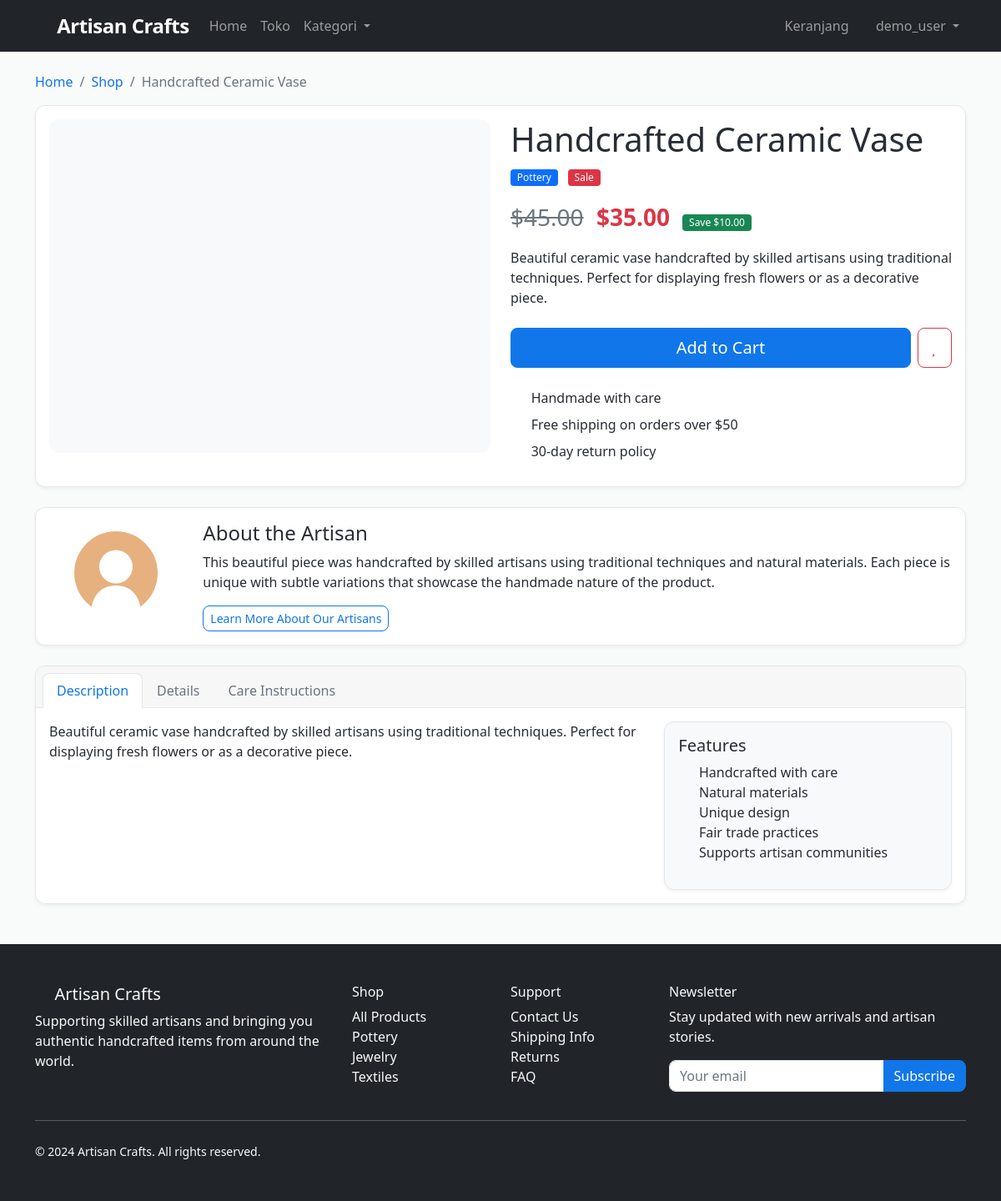
/product/handcrafted-ceramic-vase (signed in), run on the app's committed database.
### models.py (models this page shows, shortened)
class Item(db.Model):
    id = db.Column(db.Integer, primary_key=True)
    title = db.Column(db.String(200), nullable=False)
    slug = db.Column(db.String(200), unique=True, nullable=False)
    description = db.Column(db.Text, nullable=False)
    price = db.Column(db.Numeric(10, 2), nullable=False)
    discount_price = db.Column(db.Numeric(10, 2), nullable=True)
    image_url = db.Column(db.String(500), nullable=True)
    category_id = db.Column(db.Integer, db.ForeignKey('category.id'), nullable=False)
    label = db.Column(db.String(1), default='P')  # P=Primary, S=Secondary, D=Danger
    date_added = db.Column(db.DateTime, default=datetime.utcnow)
    order_items = db.relationship('OrderItem', backref='item', lazy=True)
    def get_add_to_cart_url(self):
        return f'/add-to-cart/{self.slug}'
    def get_remove_from_cart_url(self):
        return f'/remove-from-cart/{self.slug}'
    def get_label_display(self):
        if self.label == 'P':
            return 'primary'
        elif self.label == 'S':
            return 'secondary'
        elif self.label == 'D':
            return 'danger'
        return 'primary'

class Category(db.Model):
    id = db.Column(db.Integer, primary_key=True)
    code = db.Column(db.String(2), unique=True, nullable=False)
    name = db.Column(db.String(100), nullable=False)
    items = db.relationship('Item', backref='category', lazy=True)

### core/routes.py (the view)
@bp.route('/product/<slug>')
def product_detail(slug):
    item = Item.query.filter_by(slug=slug).first_or_404()
    return render_template('product_detail.html', item=item)

### core/routes.py (called while the page is built, shortened)
def get_or_create_order():
    if 'user_id' in session:
        order = Order.query.filter_by(user_id=session['user_id'], ordered=False).first()
        if not order:
            order = Order(user_id=session['user_id'])
            db.session.add(order)
            db.session.commit()
    return order

@bp.app_context_processor
def inject_cart_count():
    try:
        order = get_or_create_order()
        cart_count = order.get_item_count() if order else 0
    except:
        cart_count = 0
    return dict(cart_count=cart_count)

### models.py (called while the page is built)
    def get_item_count(self):
        return sum(item.quantity for item in self.items)

### templates/product_detail.html (shortened to what this page needs)
{% extends 'base.html' %}
{% block content %}
<div class="container mt-4">
    <nav aria-label="breadcrumb">
        <ol class="breadcrumb">
            <li class="breadcrumb-item"><a href="{{ url_for('core.home') }}">Home</a></li>
            <li class="breadcrumb-item"><a href="{{ url_for('core.products') }}">Shop</a></li>
            <li class="breadcrumb-item active" aria-current="page">{{ item.title }}</li>
        </ol>
    </nav>
    <div class="card">
        <div class="card-body">
            <div class="row">
                <div class="col-md-6 mb-4">
                    <div class="product-image-container">
                        {% if item.image_url %}
                        <img src="{{ item.image_url }}" class="img-fluid rounded" alt="{{ item.title }}">
                        {% else %}
                        <div class="product-placeholder rounded d-flex align-items-center justify-content-center" style="height: 400px; background-color: #f8f9fa;">
                            <i class="fas fa-image fa-5x text-muted"></i>
                        </div>
                        {% endif %}
                    </div>
                </div>
                <div class="col-md-6">
                    <h1 class="mb-2">{{ item.title }}</h1>
                    <div class="mb-3">
                        <span class="badge bg-{{ item.get_label_display() }} me-2">{{ item.category.name }}</span>
                        {% if item.discount_price %}
                        <span class="badge bg-danger">Sale</span>
                        {% endif %}
                    </div>
                    <div class="product-price fs-3 mb-3">
                        {% if item.discount_price %}
                        <span class="text-muted text-decoration-line-through me-2">${{ item.price }}</span>
                        <span class="fw-bold text-danger">${{ item.discount_price }}</span>
                        <span class="ms-2 badge bg-success">
                            Save ${{ "%.2f"|format(item.price - item.discount_price) }}
                        </span>
                        {% else %}
                        <span class="fw-bold">${{ item.price }}</span>
                        {% endif %}
                    </div>
                    <p class="mb-4">{{ item.description }}</p>
                    <div class="d-grid gap-2 d-md-flex mb-4">
                        <a href="{{ item.get_add_to_cart_url() }}" class="btn btn-primary btn-lg flex-grow-1">
                            <i class="fas fa-shopping-bag me-2"></i>Add to Cart
                        </a>
                        <a href="{{ item.get_remove_from_cart_url() }}" class="btn btn-outline-danger btn-lg">
                            <i class="fas fa-heart"></i>
                        </a>
                    </div>
                    <div class="product-meta">
                        <div class="mb-2">
                            <i class="fas fa-hands text-success me-2"></i>
                            <span>Handmade with care</span>
                        </div>
                        <div class="mb-2">
                            <i class="fas fa-truck text-muted me-2"></i>
                            <span>Free shipping on orders over $50</span>
                        </div>
                        <div>
                            <i class="fas fa-undo text-muted me-2"></i>
                            <span>30-day return policy</span>
                        </div>
                    </div>
                </div>
            </div>
        </div>
    </div>
    <div class="card mt-4">
        <div class="card-body">
            <div class="row align-items-center">
                <div class="col-md-2 text-center">
                    <svg width="100" height="100" viewBox="0 0 200 200" xmlns="http://www.w3.org/2000/svg" class="mb-2">
                        <circle cx="100" cy="100" r="100" fill="#e6b17e" />
                        <circle cx="100" cy="85" r="40" fill="#fff" />
                        <path d="M100,130 C60,130 40,160 40,200 L160,200 C160,160 140,130 100,130 Z" fill="#fff" />
                    </svg>
                </div>
                <div class="col-md-10">
                    <h4>About the Artisan</h4>
                    <p>This beautiful piece was handcrafted by skilled artisans using traditional techniques and natural materials. Each piece is unique with subtle variations that showcase the handmade nature of the product.</p>
                    <a href="#" class="btn btn-sm btn-outline-primary">Learn More About Our Artisans</a>
                </div>
            </div>
        </div>
    </div>
    <div class="card mt-4">
        <div class="card-header">
            <ul class="nav nav-tabs card-header-tabs" id="productTabs" role="tablist">
                <li class="nav-item" role="presentation">
                    <button class="nav-link active" id="description-tab" data-bs-toggle="tab" data-bs-target="#description" type="button" role="tab" aria-controls="description" aria-selected="true">
                        Description
                    </button>
                </li>
                <li class="nav-item" role="presentation">
                    <button class="nav-link" id="specifications-tab" data-bs-toggle="tab" data-bs-target="#specifications" type="button" role="tab" aria-controls="specifications" aria-selected="false">
                        Details
                    </button>
                </li>
                <li class="nav-item" role="presentation">
                    <button class="nav-link" id="care-tab" data-bs-toggle="tab" data-bs-target="#care" type="button" role="tab" aria-controls="care" aria-selected="false">
                        Care Instructions
                    </button>
                </li>
            </ul>
        </div>
        <div class="card-body">
            <div class="tab-content" id="productTabsContent">
                <div class="tab-pane fade show active" id="description" role="tabpanel" aria-labelledby="description-tab">
                    <div class="row">
                        <div class="col-md-8">
                            <p>{{ item.description }}</p>
                        </div>
                        <div class="col-md-4">
                            <div class="card bg-light">
                                <div class="card-body">
                                    <h5 class="card-title">Features</h5>
                                    <ul class="list-unstyled">
                                        <li><i class="fas fa-check text-success me-2"></i> Handcrafted with care</li>
                                        <li><i class="fas fa-check text-success me-2"></i> Natural materials</li>
                                        <li><i class="fas fa-check text-success me-2"></i> Unique design</li>
                                        <li><i class="fas fa-check text-success me-2"></i> Fair trade practices</li>
                                        <li><i class="fas fa-check text-success me-2"></i> Supports artisan communities</li>
                                    </ul>
                                </div>
                            </div>
                        </div>
                    </div>
                </div>
            </div>
        </div>
    </div>
</div>
{% endblock %}

### static/css/style.css (style rules this page uses)
:root { --primary-color: 212 87% 49%; --secondary-color: 30 70% 70%; --accent-color: 92 40% 40%; --background: 210 11% 98%; --card-background: 0 0% 100%; --text-primary: 220 13% 18%; --text-secondary: 220 9% 46%; --border-color: 220 13% 91%; }
body { font-family: 'Segoe UI', Tahoma, Geneva, Verdana, sans-serif; background-color: hsl(var(--background)); color: hsl(var(--text-primary)); }
.product-placeholder { height: 250px; background-color: hsl(var(--background)); display: flex; align-items: center; justify-content: center; color: hsl(var(--text-secondary)); }
.product-price { font-size: 1.1rem; }
.btn { border-radius: 8px; font-weight: 500; transition: all 0.3s ease; }
.btn-primary { background-color: hsl(var(--primary-color)); border-color: hsl(var(--primary-color)); }
.btn-outline-primary { color: hsl(var(--primary-color)); border-color: hsl(var(--primary-color)); }
.card { border: 1px solid hsl(var(--border-color)); border-radius: 12px; background-color: hsl(var(--card-background)); box-shadow: 0 2px 4px rgba(0,0,0,0.05); }
.card-header { border-bottom: 1px solid hsl(var(--border-color)); border-radius: 12px 12px 0 0 !important; }
.badge { font-size: 0.75rem; font-weight: 500; }
.product-image-container { position: relative; overflow: hidden; border-radius: 12px; }
.nav-tabs .nav-link { color: hsl(var(--text-secondary)); border: 1px solid transparent; border-radius: 8px 8px 0 0; }
.nav-tabs .nav-link.active { color: hsl(var(--primary-color)); background-color: hsl(var(--card-background)); border-color: hsl(var(--border-color)) hsl(var(--border-color)) hsl(var(--card-background)); }
.breadcrumb { background-color: transparent; padding: 0; margin-bottom: 1rem; }
.breadcrumb-item + .breadcrumb-item::before { color: hsl(var(--text-secondary)); }
.breadcrumb-item a { color: hsl(var(--primary-color)); text-decoration: none; }

### data on the page
Item: title "Handcrafted Ceramic Vase", price "45.00", discount_price "35.00", item.price-item.discount_price "10.00", description "Beautiful ceramic vase handcrafted by skilled artisans using traditional techniques. Perfect for displaying fresh flowers or as a decorative piece."
Category: category.name "Pottery"

### other printed values
{{ session.username }} "demo_user"
